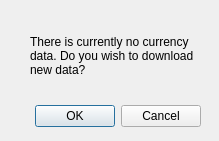
<?xml version="1.0" encoding="UTF-8"?>
<ui version="4.0">
 <class>Dialog</class>
 <widget class="QDialog" name="Dialog">
  <property name="geometry">
   <rect>
    <x>0</x>
    <y>0</y>
    <width>219</width>
    <height>141</height>
   </rect>
  </property>
  <property name="windowTitle">
   <string>Download data?</string>
  </property>
  <widget class="QDialogButtonBox" name="buttonBox">
   <property name="geometry">
    <rect>
     <x>20</x>
     <y>100</y>
     <width>181</width>
     <height>32</height>
    </rect>
   </property>
   <property name="orientation">
    <enum>Qt::Horizontal</enum>
   </property>
   <property name="standardButtons">
    <set>QDialogButtonBox::Cancel|QDialogButtonBox::Ok</set>
   </property>
  </widget>
  <widget class="QLabel" name="label">
   <property name="geometry">
    <rect>
     <x>30</x>
     <y>20</y>
     <width>171</width>
     <height>71</height>
    </rect>
   </property>
   <property name="text">
    <string>There is currently no currency data. Do you wish to download new data?</string>
   </property>
   <property name="wordWrap">
    <bool>true</bool>
   </property>
  </widget>
 </widget>
 <resources/>
 <connections>
  <connection>
   <sender>buttonBox</sender>
   <signal>accepted()</signal>
   <receiver>Dialog</receiver>
   <slot>accept()</slot>
   <hints>
    <hint type="sourcelabel">
     <x>248</x>
     <y>254</y>
    </hint>
    <hint type="destinationlabel">
     <x>157</x>
     <y>274</y>
    </hint>
   </hints>
  </connection>
  <connection>
   <sender>buttonBox</sender>
   <signal>rejected()</signal>
   <receiver>Dialog</receiver>
   <slot>reject()</slot>
   <hints>
    <hint type="sourcelabel">
     <x>316</x>
     <y>260</y>
    </hint>
    <hint type="destinationlabel">
     <x>286</x>
     <y>274</y>
    </hint>
   </hints>
  </connection>
 </connections>
</ui>
